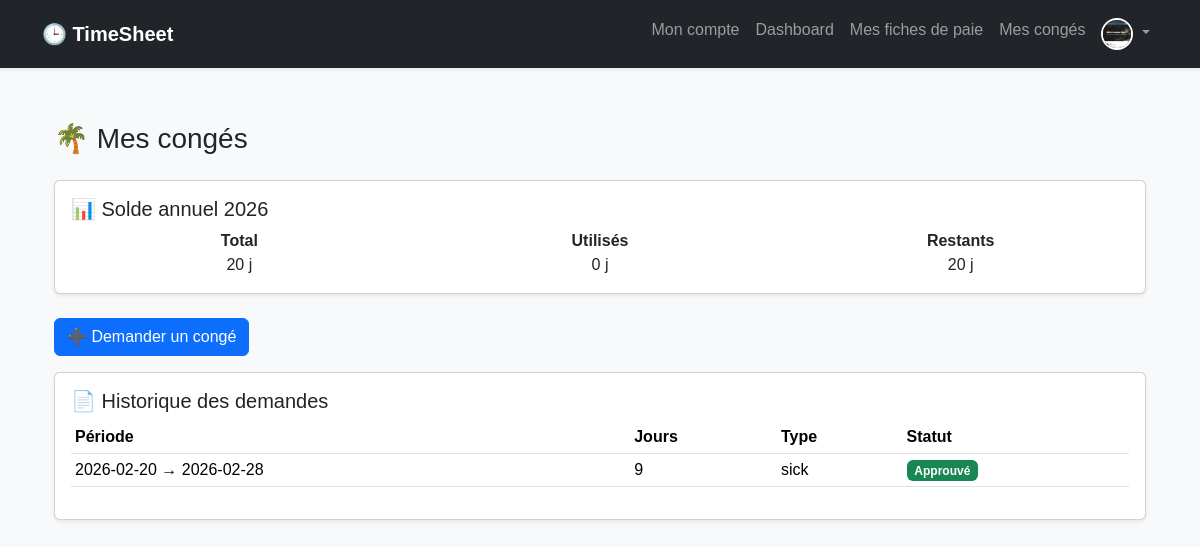
/user/vaccation (signed in), run on the app's committed database.
### models.py (models this page shows, shortened)
class User(UserMixin, db.Model):
    id = db.Column(db.Integer, primary_key=True)
    nom = db.Column(db.String(100), nullable=False)
    prenom = db.Column(db.String(100), nullable=False)
    email = db.Column(db.String(120), unique=True, nullable=False)
    password_hash = db.Column(db.String(200), nullable=False)
    role = db.Column(db.String(20))  # admin, manager, consultant
    manager_id = db.Column(db.Integer, db.ForeignKey('user.id'))
    manager = db.relationship('User', remote_side=[id])
    project_id = db.Column(db.Integer, db.ForeignKey('project.id'))
    project = db.relationship('Project')
    must_change_password = db.Column(db.Boolean, default=True)
    profile_image = db.Column(db.String(255), default=None)  # chemin vers l'image de profil

class VacationBalance(db.Model):
    id = db.Column(db.Integer, primary_key=True)
    user_id = db.Column(db.Integer, db.ForeignKey('user.id'), nullable=False)
    year = db.Column(db.Integer, nullable=False)
    total_days = db.Column(db.Integer, default=20)   # legal quota
    used_days = db.Column(db.Integer, default=0)
    remaining_days = db.Column(db.Integer, default=20)

class VacationRequest(db.Model):
    id = db.Column(db.Integer, primary_key=True)
    user_id = db.Column(db.Integer, db.ForeignKey('user.id'), nullable=False)
    start_date = db.Column(db.Date, nullable=False)
    end_date = db.Column(db.Date, nullable=False)
    days = db.Column(db.Integer, nullable=False)
    type = db.Column(db.String(20), default="paid")
    status = db.Column(db.String(20), default="pending")
    reason = db.Column(db.String(255))
    justificatif = db.Column(db.String(255), nullable=True)  # File path for sick leave certificate
    created_at = db.Column(db.DateTime, default=datetime.utcnow)

### routes/user.py (the view)
@user_bp.route('/vaccation')
@login_required
def user_vacation():
    balance = VacationBalance.query.filter_by(
        user_id=current_user.id,
        year=datetime.now().year
    ).first()
    requests = VacationRequest.query.filter_by(
        user_id=current_user.id
    ).order_by(VacationRequest.created_at.desc()).all()
    return render_template(
        'user/vaccation.html',
        balance=balance,
        requests=requests
    )

### app.py (called while the page is built)
@login_manager.user_loader
def load_user(user_id):
    return User.query.get(int(user_id))

### templates/user/vaccation.html (shortened to what this page needs)
{% extends "base.html" %}
{% block content %}
<div class="container">
  <h3 class="mb-4">🌴 Mes congés</h3>
  {% if balance %}
  <div class="card mb-4 shadow-sm">
    <div class="card-body">
      <h5>📊 Solde annuel {{ balance.year }}</h5>
      <div class="row text-center">
        <div class="col">
          <strong>Total</strong><br>{{ balance.total_days }} j
        </div>
        <div class="col">
          <strong>Utilisés</strong><br>{{ balance.used_days }} j
        </div>
        <div class="col">
          <strong>Restants</strong><br>{{ balance.remaining_days }} j
        </div>
      </div>
    </div>
  </div>
  {% endif %}
  <a href="{{ url_for('admin.request_vacation') }}" class="btn btn-primary mb-3">
    ➕ Demander un congé
  </a>
  <div class="card shadow-sm">
    <div class="card-body">
      <h5>📄 Historique des demandes</h5>
      <table class="table table-sm">
        <thead>
          <tr>
            <th>Période</th>
            <th>Jours</th>
            <th>Type</th>
            <th>Statut</th>
          </tr>
        </thead>
        <tbody>
          {% for r in requests %}
          <tr>
            <td>{{ r.start_date }} → {{ r.end_date }}</td>
            <td>{{ r.days }}</td>
            <td>{{ r.type }}</td>
            <td>
              {% if r.status == "pending" %}
                <span class="badge bg-warning">En attente</span>
              {% elif r.status == "approved" %}
                <span class="badge bg-success">Approuvé</span>
              {% else %}
                <span class="badge bg-danger">Refusé</span>
              {% endif %}
            </td>
          </tr>
          {% endfor %}
        </tbody>
      </table>
    </div>
  </div>
</div>
{% endblock %}

### templates/base.html (shortened to what this page needs)
<!DOCTYPE html>
<html lang="fr">
<head>
    <link href="https://cdn.jsdelivr.net/npm/bootstrap@5.3.2/dist/css/bootstrap.min.css" rel="stylesheet">
    <link rel="stylesheet" href="{{ url_for('static', filename='style.css') }}">
</head>
<body class="bg-light">
<nav class="navbar navbar-expand-lg navbar-dark bg-dark shadow-sm">
  <div class="container">
    <a class="navbar-brand fw-bold" href="#">
        🕒 TimeSheet
    </a>
    {% if current_user.is_authenticated %}
    <div class="collapse navbar-collapse" id="navbarNav">
      <ul class="navbar-nav ms-auto">
        {% if current_user.is_authenticated %}
          {% if current_user.role == 'admin' %}
            <li class="nav-item">
              <a class="nav-link" href="{{ url_for('admin.dashboard') }}">Dashboard</a>
            </li>
            <li class="nav-item">
              <a class="nav-link" href="{{ url_for('admin.manage_users') }}">Gérer utilisateurs</a>
            </li>
            <!-- <li class="nav-item">
              <a class="nav-link" href="/admin/timesheet">Feuille de Temps</a>
            </li> -->
            <li class="nav-item">
              <a class="nav-link" href="{{ url_for('admin.create_user') }}">Créer utilisateur</a>
            </li>
             <li class="nav-item">
              <a class="nav-link" href="{{ url_for('admin.manage_vacations') }}">Congés</a>
            </li>
          {% else %}
            <li class="nav-item">
              <a class="nav-link" href="{{ url_for('user.user_profile') }}">Mon compte</a>
            </li>
            <li class="nav-item">
              <a class="nav-link" href="{{ url_for('user.user_dashboard') }}">Dashboard</a>
            </li>
            <li class="nav-item">
              <a class="nav-link" href="{{ url_for('user.user_payroll') }}">Mes fiches de paie</a>
            </li>
            <li class="nav-item">
              <a class="nav-link" href="{{ url_for('user.user_vacation') }}">Mes congés</a>
            </li>
          {% endif %}
          <li class="nav-item dropdown">
            <a class="nav-link dropdown-toggle" href="#" id="profileDropdown" role="button" data-bs-toggle="dropdown" aria-expanded="false">
              <img src="{{ url_for('static', filename='profile_images/' + (current_user.profile_image or 'default.png')) }}"
                   alt="Profile" class="navbar-profile-img rounded-circle" width="32" height="32">
            </a>
          </li>
        {% else %}
          <li class="nav-item">
            <a class="nav-link" href="/">Accueil</a>
          </li>
        {% endif %}
      </ul>
    </div>
    {% endif %}
  </div>
</nav>
<body>
<main class="container my-4">
    {% block content %}{% endblock %}
</main>
</body>
</html>

### static/style.css (style rules this page uses)
body { font-family: Arial, sans-serif; background-color: #f5f6fa; margin: 0; padding: 0; }
main { padding: 30px; }
.navbar { background-color: #34495e; padding: 10px 20px; }
.navbar-profile-img { border: 2px solid #fff; cursor: pointer; transition: transform 0.2s; }

### data on the page
User: profile_image (picture)
VacationBalance: year "2026", total_days "20", used_days "0", remaining_days "20"
VacationRequest: start_date "2026-02-20", end_date "2026-02-28", days "9", type "sick", status "Approuvé"
